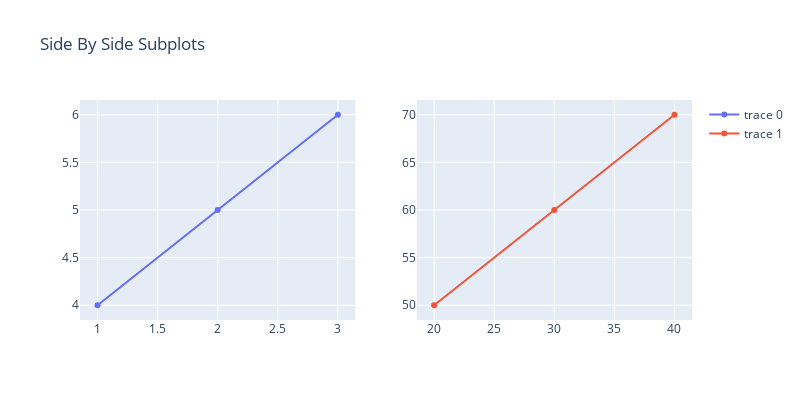

The notebook cell saved with this chart:
### Markdown cell above
## **Subplots**

### Code cell
#simple
from plotly.subplots import make_subplots
import plotly.graph_objects as go

fig = make_subplots(rows=1, cols=2)

fig.add_trace(go.Scatter(
    x=[1, 2, 3], y=[4, 5, 6]
  ),
  row=1, col=1
)

fig.add_trace(go.Scatter(
    x=[20, 30, 40], y=[50, 60, 70]
  ),
  row=1, col=2
)

fig.update_layout(
  height=400, 
  width=800, 
  title_text="Side By Side Subplots")
fig.show()

### Figure 1 — Plotly figure (JSON) as saved in the notebook; plotly's stock layout.template omitted (floating-point values rounded to 4 significant figures)
{"data": [{"type": "scatter", "x": [1, 2, 3], "xaxis": "x", "y": [4, 5, 6], "yaxis": "y"}, {"type": "scatter", "x": [20, 30, 40], "xaxis": "x2", "y": [50, 60, 70], "yaxis": "y2"}], "layout": {"height": 400, "title": {"text": "Side By Side Subplots"}, "width": 800, "xaxis": {"anchor": "y", "domain": [0, 0.45]}, "xaxis2": {"anchor": "y2", "domain": [0.55, 1]}, "yaxis": {"anchor": "x", "domain": [0, 1]}, "yaxis2": {"anchor": "x2", "domain": [0, 1]}}}
